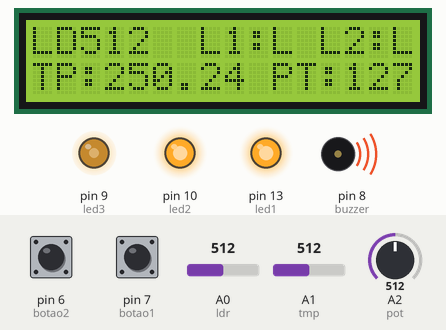
Bench run of a sketch on a simulated Arduino Uno, built with avr-gcc and run on an emulated ATmega328P. Shown: 16×2 character LCD, output pins drawn as LEDs (lit = HIGH), buzzer (waves = sounding). The test bench sets the inputs (shaded band); at power-on: pin 6 (botao2) LOW, pin 7 (botao1) LOW, A2 (pot) = 512, A1 (tmp) = 512, A0 (ldr) = 512.

Above: at 1.2 s.
1.3 s: pin 6 (botao2) pulled HIGH for 0.15 s
At 1.37 s:
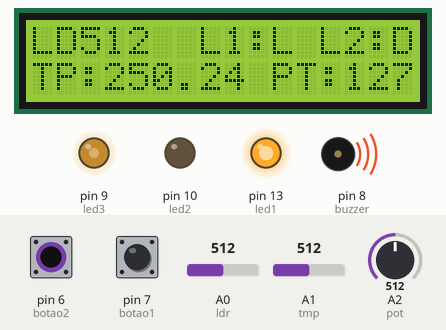
2.9 s: pin 7 (botao1) pulled HIGH for 0.15 s
At 2.97 s:
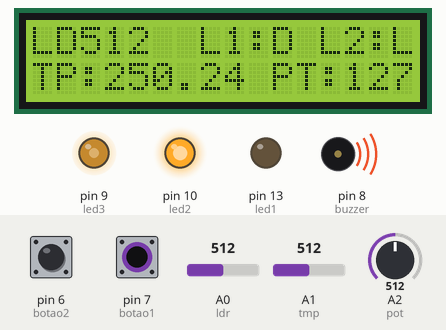
4.5 s: A2 (pot) set to 716
At 5.2 s:
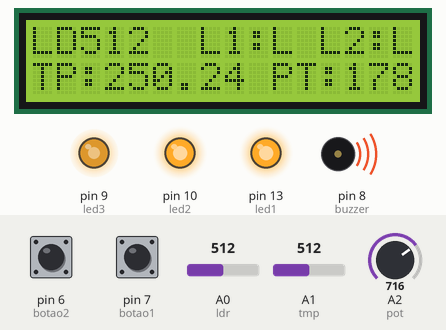
6.0 s: A1 (tmp) set to 215
At 6.3 s:
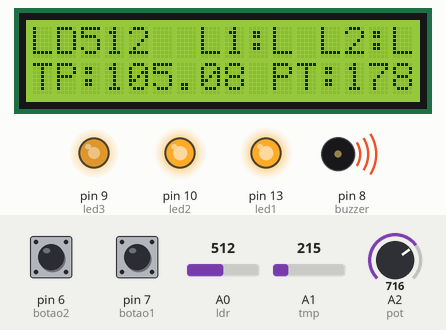
7.5 s: A1 (tmp) set to 190
At 8.7 s:
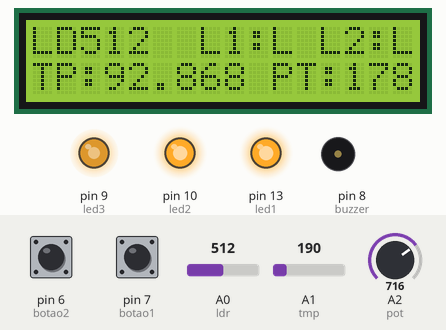
9.0 s: A2 (pot) set to 900
At 9.7 s:
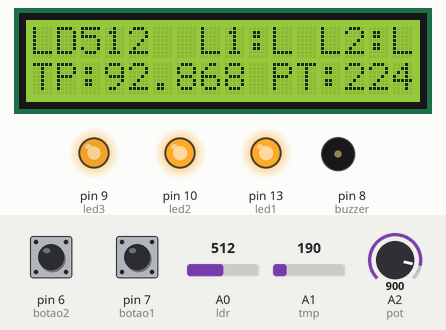
Timing chart, 0 to 11.5 s (numbered marks = the images above; inputs shaded):
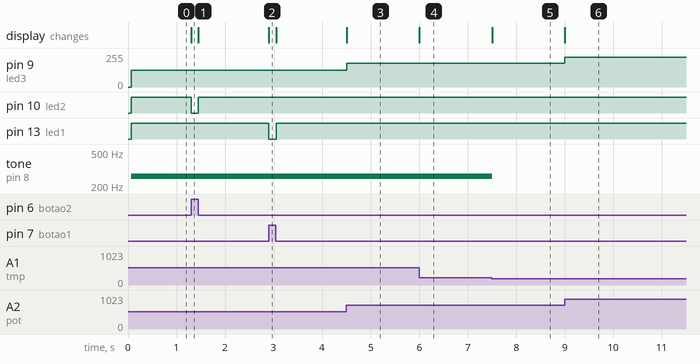

The sketch:

desafio_02.ino
```cpp
	/* Programa Desafio LHW02C
 	    Diego de Sousa Brandão */


/*   ---DECLARAÇÃO DE BIBLIOTECA--- */

#include <LiquidCrystal.h>

/*   ---VARIÁVEIS GLOBAIS--- */

LiquidCrystal lcd(12, 11, 5, 4, 3, 2);
int led1 = 13;
int led2 = 10;
int led3 = 9;
int buzzer = 8;
int botao1 = 7;
int botao2 = 6;
int ldr = A0;
int tmp = A1;
int pot = A2;

/*   ---SETUP--- */

void setup() {
  pinMode(led1, OUTPUT);
  pinMode(led2, OUTPUT);
  pinMode(led3, OUTPUT);
  pinMode(buzzer, OUTPUT);
  pinMode(botao1, INPUT);
  pinMode(botao2, INPUT);
  pinMode(pot, INPUT);


/*   ---VISOR LCD--- */
  lcd.begin(16, 2);
  lcd.setCursor (0,0);
  lcd.print("LD     L1:  L2: ");
  lcd.setCursor (0,1);
  lcd.print("TP:       PT:   ");
}


/*   ---DECLARAÇÃO DE FUNÇÃO--- */

//LD
int LDR();
void LDR_VALOR(int ldrValor);

//TP
float TEMPERATURA();
void BUZZER(float temp);
void TEMPERATURA_VALOR(float temp);

//L1
int BOTAO1();
int BOTAO1_DECISAO(int buttonState1);
void BOTAO1_LCD(int botaoLed);

//L2
int BOTAO2();
int BOTAO2_DECISAO(int buttonState2);
void BOTAO2_LCD(int botaoLed2);

//PT
int POTENCIOMETRO();
int POTENCIOMETRO_CALCULO(int potValor);
void POTENCIOMETRO_VALOR(int voltagem);


    /*   ---------********---------   */
   /*   ---------PROGRAMA---------   */
  /*   ---------********---------   */

  void loop() {

	// VARIÁVEIS LOCAIS
    int ldrValor=0;
    float temp=0;
    int buttonState1=0;
    int botaoLed =0;
    int buttonState2 = 0;
    int botaoLed2 =0;
    int potValor = 0;
    int voltagem = 0;


	// FUNÇÕES

    	//LD
    ldrValor = LDR();
    LDR_VALOR(ldrValor);

    	//TP
    temp=TEMPERATURA();
    BUZZER(temp);
    TEMPERATURA_VALOR(temp);

    	//L1
    buttonState1 = BOTAO1();
    botaoLed =  BOTAO1_DECISAO(buttonState1);
    BOTAO1_LCD(botaoLed);

       //L2
    buttonState2 = BOTAO2();
    botaoLed2 = BOTAO2_DECISAO(buttonState2);
    BOTAO2_LCD(botaoLed2);

  	  //PT
    potValor = POTENCIOMETRO();
    voltagem = POTENCIOMETRO_CALCULO(potValor);
    POTENCIOMETRO_VALOR(voltagem);
}


/*   ---ESCOPO FUNÇÕES--- */


//Função(LD)- LDR

int LDR(){
   int ldrValor = 0;
	ldrValor = analogRead(ldr);
 	 return ldrValor;
}

void LDR_VALOR(int ldrValor){

   lcd.setCursor(2,0);
    lcd.print(ldrValor);

   if (ldrValor<1000){
    lcd.setCursor(5,0);
     lcd.print(" ");
   }
}

//Função(TP)- SENSOR TEMPERATURA + BUZZER

float TEMPERATURA(){
 float temp;
  temp = (float(analogRead(tmp))*5/(1023))/0.01;
   return temp;
}

void BUZZER(float temp){
 if (temp>100.00)
  tone(buzzer, 260);
 else
  noTone(buzzer);
}

void TEMPERATURA_VALOR(float temp){
  lcd.setCursor(3,1);
   lcd.print(temp);
}


//Função(L1) - BOTÃO 1

  int BOTAO1(){

    int buttonState1 = 0;
     buttonState1 = digitalRead(botao1);
      Serial.println(buttonState1);
       return buttonState1;
  }

   int BOTAO1_DECISAO(int buttonState1){
 	 int botaoLed=0;
      if(buttonState1==HIGH) {
       digitalWrite(led1, LOW);
        botaoLed=0;
        return botaoLed;
      }

      else{
       digitalWrite(led1, HIGH);
        botaoLed = 1;
        return botaoLed;
      }
    }

    void BOTAO1_LCD(int botaoLed){

      if(botaoLed==0){
       lcd.setCursor(10,0);
        lcd.print("D");
      }
      else{
       lcd.setCursor(10,0);
        lcd.print("L");
      }
    }


//Função(L2) - BOTÃO 2

  int BOTAO2(){
   int buttonState2 = 0;
    buttonState2 = digitalRead(botao2);
     Serial.println(buttonState2);
      return buttonState2;
  }

	int BOTAO2_DECISAO(int buttonState2){

      int botaoLed2=0;
      if(buttonState2==HIGH){
       digitalWrite(led2, LOW);
        botaoLed2=0;
        return botaoLed2;
      }
      else{
       digitalWrite(led2, HIGH);
        botaoLed2 = 1;
        return botaoLed2;
      }
    }

    void BOTAO2_LCD(int botaoLed2){

      if(botaoLed2==0){
       lcd.setCursor(15,0);
        lcd.print("D");
      }

      else{
       lcd.setCursor(15,0);
        lcd.print("L");
      }

    }

//Função(PT) - POTENCIÔMETRO

  int POTENCIOMETRO(){
    int potValor = 0;
     potValor = analogRead(pot);
      return potValor;
  }

    int POTENCIOMETRO_CALCULO(int potValor){
      int voltagem = 0;
        voltagem = map(potValor, 0, 1023, 0, 255);
         return voltagem;
    }

    void POTENCIOMETRO_VALOR(int voltagem){
      lcd.setCursor(13,1);
       lcd.print(voltagem);
        analogWrite(led3,voltagem);

      if(voltagem>255)
        lcd.setCursor(15,0);
     	 lcd.print(" ");
    }
```

Measured:
- the behaviour switches between 205 and 204 on A1 (tmp) (found by bisection; images 4 and 5)
- after the input at 1.3 s, pin 10 (led2): HIGH → LOW at once, → HIGH 0.15 s later; the display: changes at once (image 1)
- after the input at 2.9 s, pin 13 (led1): HIGH → LOW at once, → HIGH 0.15 s later; the display: changes at once (image 2)
- after the input at 4.5 s, pin 9 (led3): 127/255 → 178/255 at once; the display: changes at once (image 3)
- after the input at 6.0 s, the display: changes at once (image 4)
- after the input at 7.5 s, tone on pin 8 (buzzer): 260 Hz → silent at once; the display: changes at once (image 5)
- after the input at 9.0 s, pin 9 (led3): 178/255 → 224/255 at once; the display: changes at once (image 6)
